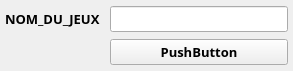
     <widget class="QWidget" name="scrollAreaWidgetContents_16">
      <property name="geometry">
       <rect>
        <x>0</x>
        <y>0</y>
        <width>293</width>
        <height>71</height>
       </rect>
      </property>
      <layout class="QGridLayout" name="gridLayout_16">
       <property name="leftMargin">
        <number>5</number>
       </property>
       <property name="topMargin">
        <number>5</number>
       </property>
       <property name="rightMargin">
        <number>5</number>
       </property>
       <property name="bottomMargin">
        <number>5</number>
       </property>
       <property name="horizontalSpacing">
        <number>10</number>
       </property>
       <item row="3" column="4">
        <widget class="QPushButton" name="pushButton_23">
         <property name="font">
          <font>
           <family>Rockwell Extra Bold</family>
           <pointsize>10</pointsize>
           <weight>75</weight>
           <bold>true</bold>
          </font>
         </property>
         <property name="text">
          <string>PushButton</string>
         </property>
        </widget>
       </item>
       <item row="2" column="4">
        <widget class="QLineEdit" name="lineEdit_18">
         <property name="font">
          <font>
           <family>Rockwell Extra Bold</family>
           <pointsize>10</pointsize>
           <weight>75</weight>
           <bold>true</bold>
          </font>
         </property>
        </widget>
       </item>
       <item row="2" column="0">
        <widget class="QLabel" name="label_15">
         <property name="font">
          <font>
           <family>Rockwell Extra Bold</family>
           <pointsize>10</pointsize>
           <weight>75</weight>
           <bold>true</bold>
          </font>
         </property>
         <property name="text">
          <string>NOM_DU_JEUX</string>
         </property>
        </widget>
       </item>
      </layout>
     </widget>
